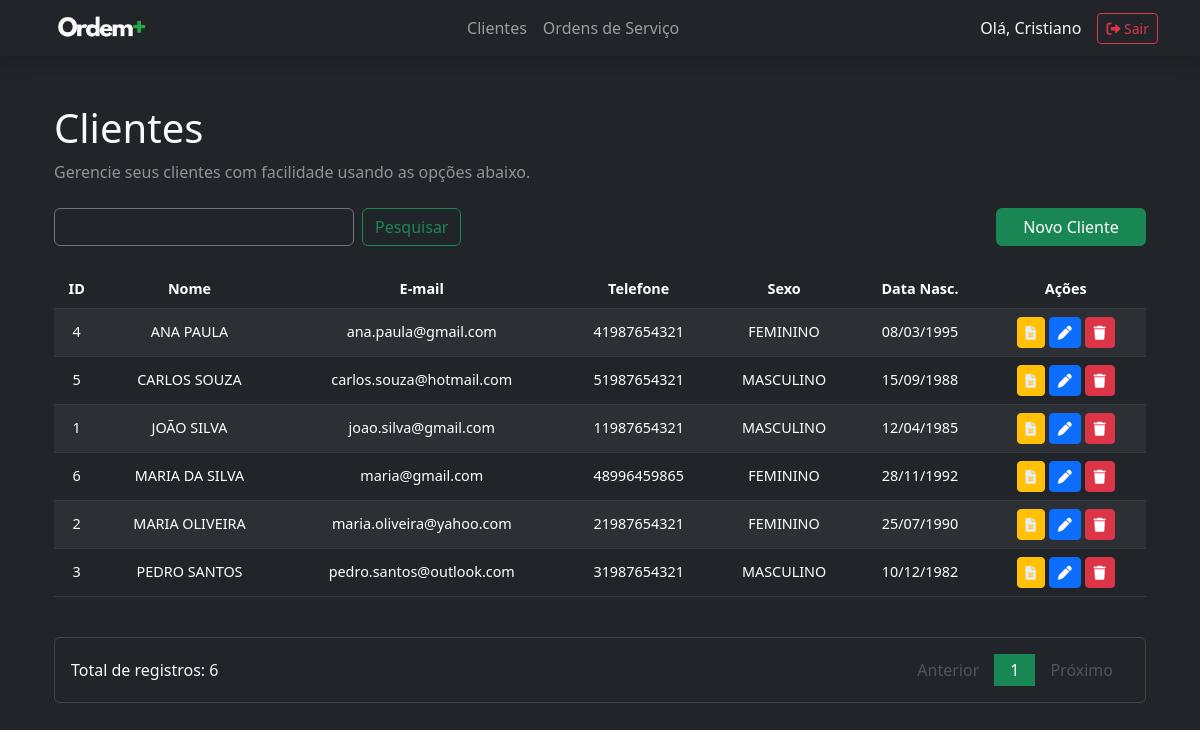
/index.php (signed in), run on the app's committed database.
### tables this page shows
CREATE TABLE `tbcliente` (
  `idCliente` int(11) NOT NULL,
  `nomeCliente` varchar(100) NOT NULL,
  `emailCliente` varchar(100) NOT NULL,
  `telefoneCliente` varchar(80) NOT NULL,
  `sexoCliente` char(1) NOT NULL,
  `dataNascCliente` date NOT NULL
);

### pages/cliente/cliente.php (the view, shortened to what this page needs)
<div class="container my-5">
    <?php
    $qtd = 10;
    $page = (isset($_GET['page'])) ? (int)$_GET['page'] : 1;
    $init = ($qtd * $page) - $qtd;
    $txt_pesquisa = isset($_POST["txt_pesquisar"]) ? mysqli_real_escape_string($conexao, $_POST["txt_pesquisar"]) : "";
    $where_clause = "1";
    $sql_count = "SELECT COUNT(*) AS total FROM tbcliente WHERE $where_clause";
    $result_count = mysqli_query($conexao, $sql_count) or die("Erro ao contar registros: " . mysqli_error($conexao));
    $row_count = mysqli_fetch_assoc($result_count);
    $numTotal = $row_count['total'];
    $totalPage = ceil($numTotal / $qtd);
    $sql = "SELECT
        idCliente,
        UPPER(nomeCliente) AS nomeCliente,
        LOWER(emailCliente) AS emailCliente,
        telefoneCliente,
        CASE
            WHEN sexoCliente = 'F' THEN 'FEMININO'
            WHEN sexoCliente = 'M' THEN 'MASCULINO'
            ELSE 'NÃO ESPECIFICADO'
        END AS sexoCliente,
        DATE_FORMAT(dataNascCliente,'%d/%m/%Y') AS dataNascCliente
    FROM tbcliente
    WHERE $where_clause
    ORDER BY nomeCliente ASC
    LIMIT $init, $qtd";
    $rs = mysqli_query($conexao, $sql) or die("Erro ao executar a consulta!" . mysqli_error($conexao));
    if (mysqli_num_rows($rs) > 0) {
    ?>
        <header class="text-start mb-4">
            <h1 class="text-light">Clientes</h1>
            <p class="text-white-50">Gerencie seus clientes com facilidade usando as opções abaixo.</p>
        </header>
        <div class="d-flex justify-content-between align-items-center mb-4 flex-wrap">
            <form action="index.php?menuop=cliente" method="post" class="d-flex align-items-center flex-grow-1">
                <input
                    type="search"
                    name="txt_pesquisar"
                    class="form-control bg-dark text-light me-2"
                    placeholder="Pesquisar clientes"
                    style="max-width: 300px; border: 1px solid #6c757d;"
                    value="<?= htmlspecialchars($txt_pesquisa) ?>">
                <button type="submit" class="btn btn-outline-success">
                    <i class="bi bi-search"></i> Pesquisar
                </button>
            </form>
            <a class="btn btn-success" href="index.php?menuop=cad-cliente" role="button" style="min-width: 150px;">
                <i class="bi bi-plus-circle"></i> Novo Cliente
            </a>
        </div>
        <div class="table-responsive">
            <table class="table table-striped table-dark table-hover align-middle" style="font-size: 0.9rem;">
                <thead>
                    <tr class="text-success text-center">
                        <th scope="col">ID</th>
                        <th scope="col">Nome</th>
                        <th scope="col">E-mail</th>
                        <th scope="col">Telefone</th>
                        <th scope="col">Sexo</th>
                        <th scope="col">Data Nasc.</th>
                        <th scope="col">Ações</th>
                    </tr>
                </thead>
                <tbody>
                    <?php
                    while ($dados = mysqli_fetch_assoc($rs)) {
                    ?>
                        <tr class="text-center" style="padding: 0.2rem;">
                            <td><?= $dados["idCliente"] ?></td>
                            <td><?= $dados["nomeCliente"] ?></td>
                            <td><?= $dados["emailCliente"] ?></td>
                            <td><?= $dados["telefoneCliente"] ?></td>
                            <td><?= $dados["sexoCliente"] ?></td>
                            <td><?= $dados["dataNascCliente"] ?></td>
                            <td>
                                <a href="index.php?menuop=detalhe-cliente&idCliente=<?= $dados["idCliente"] ?>" class="btn btn-warning btn-sm">
                                    <i class="fa-solid fa-file-lines" style="color: #ebebeb;"></i>
                                </a>
                                <a href="index.php?menuop=editar-cliente&idCliente=<?= $dados["idCliente"] ?>" class="btn btn-primary btn-sm">
                                    <i class="fa-solid fa-pen"></i>
                                </a>
                                <a href="index.php?menuop=excluir-cliente&idCliente=<?= $dados["idCliente"] ?>" class="btn btn-danger btn-sm">
                                    <i class="fa-solid fa-trash"></i>
                                </a>
                            </td>
                        </tr>
                    <?php
                    }
                    ?>
                </tbody>
            </table>
        </div>
        <nav class="d-flex justify-content-between align-items-center mt-4 p-3 bg-dark rounded" style="border: 1px solid #444;">
            <div class="text-light">
                Total de registros: <?= $numTotal ?>
            </div>
            <ul class="pagination m-0">
                <?php
                echo "<li class='page-item" . ($page <= 1 ? " disabled" : "") . "'>
                    <a class='page-link border-0 px-3 py-1 " . ($page <= 1 ? "bg-dark text-muted" : "bg-dark text-success hover-success") . "' href='" . ($page > 1 ? "?menuop=cliente&page=" . ($page - 1) : "#") . "' tabindex='-1'>Anterior</a>
                </li>";
                for ($i = 1; $i <= $totalPage; $i++) {
                    if ($i >= ($page - 4) && $i <= ($page + 4)) {
                        echo "<li class='page-item" . ($i == $page ? " active" : "") . "'>
                            <a class='page-link px-3 py-1 border-0 " . ($i == $page ? "bg-success text-white" : "bg-dark text-success hover-success") . "' href='?menuop=cliente&page=$i'>$i</a>
                        </li>";
                    }
                }
                echo "<li class='page-item" . ($page >= $totalPage ? " disabled" : "") . "'>
                    <a class='page-link border-0 px-3 py-1 " . ($page >= $totalPage ? "bg-dark text-muted" : "bg-dark text-success hover-success") . "' href='" . ($page < $totalPage ? "?menuop=cliente&page=" . ($page + 1) : "#") . "'>Próximo</a>
                </li>";
                ?>
            </ul>
        </nav>
    <?php
    }
    ?>
</div>

### index.php (shortened to what this page needs)
<?php
include("db/conect.php");
?>
<!DOCTYPE html>
<html lang="pt-br">
<head>
    <link rel="stylesheet" href="https://cdn.jsdelivr.net/npm/bootstrap@5.3.0-alpha3/dist/css/bootstrap.min.css">
    <link rel="stylesheet" href="https://cdnjs.cloudflare.com/ajax/libs/font-awesome/6.0.0-beta3/css/all.min.css">
    <link rel="stylesheet" href="css/style.css">
</head>
<body class="bg-dark text-light">
    <header class="bg-dark shadow">
        <div class="container d-flex align-items-center justify-content-between">
            <a class="navbar-brand d-flex align-items-center me-auto" href="#">
                <img src="img/logo.png" alt="Logo" width="120" height="40" class="me-1">
            </a>
            <nav class="nav navbar navbar-expand-lg navbar-dark mx-auto">
                <ul class="navbar-nav">
                    <li class="nav-item">
                        <a class="nav-link <?= isset($_GET['menuop']) && $_GET['menuop'] === 'cliente' ? 'active text-success' : '' ?>" href="index.php?menuop=cliente">Clientes</a>
                    </li>
                    <li class="nav-item">
                        <a class="nav-link <?= isset($_GET['menuop']) && $_GET['menuop'] === 'ordemservico' ? 'active text-success' : '' ?>" href="index.php?menuop=ordemservico">Ordens de Serviço</a>
                    </li>
                </ul>
            </nav>
            <div class="d-flex align-items-center ms-auto">
                <span class="text-light me-3">Olá, <?= $_SESSION["nome"] ?? 'Usuário' ?></span>
                <form method="post" style="display: inline;">
                    <button type="submit" name="logout" class="btn btn-outline-danger btn-sm">
                        <i class="fas fa-sign-out-alt"></i> Sair
                    </button>
                </form>
            </div>
        </div>
    </header>
    <main class="container my-5">
        <?php
        $menuop = (isset($_GET["menuop"])) ? $_GET["menuop"] : "cliente";
        switch ($menuop) {
            case 'cliente':
                include("pages/cliente/cliente.php");
                break;
        }
        ?>
    </main>
</body>
</html>

### css/style.css (style rules this page uses)
body { background-color: #383838; color: #fafafa; }
.page-item.disabled .page-link { cursor: not-allowed; opacity: 0.6; color: #6c757d !important; }
input, textarea { background-color: #2f2f35 !important; color: #fff !important; border: 1px solid #6c757d !important; }

### data on the page
tbcliente: idCliente "4", nomeCliente "ANA PAULA", emailCliente "ana.paula@gmail.com", telefoneCliente "41987654321", sexoCliente "FEMININO", dataNascCliente "08/03/1995"
tbcliente: idCliente "5", nomeCliente "CARLOS SOUZA", emailCliente "carlos.souza@hotmail.com", telefoneCliente "51987654321", sexoCliente "MASCULINO", dataNascCliente "15/09/1988"
tbcliente: idCliente "1", nomeCliente "JOÃO SILVA", emailCliente "joao.silva@gmail.com", telefoneCliente "11987654321", sexoCliente "MASCULINO", dataNascCliente "12/04/1985"
tbcliente: idCliente "6", nomeCliente "MARIA DA SILVA", emailCliente "maria@gmail.com", telefoneCliente "48996459865", sexoCliente "FEMININO", dataNascCliente "28/11/1992"
tbcliente: idCliente "2", nomeCliente "MARIA OLIVEIRA", emailCliente "maria.oliveira@yahoo.com", telefoneCliente "21987654321", sexoCliente "FEMININO", dataNascCliente "25/07/1990"
tbcliente: idCliente "3", nomeCliente "PEDRO SANTOS", emailCliente "pedro.santos@outlook.com", telefoneCliente "31987654321", sexoCliente "MASCULINO", dataNascCliente "10/12/1982"

### other printed values
$_SESSION["nome"] "Cristiano"
$numTotal "6"
